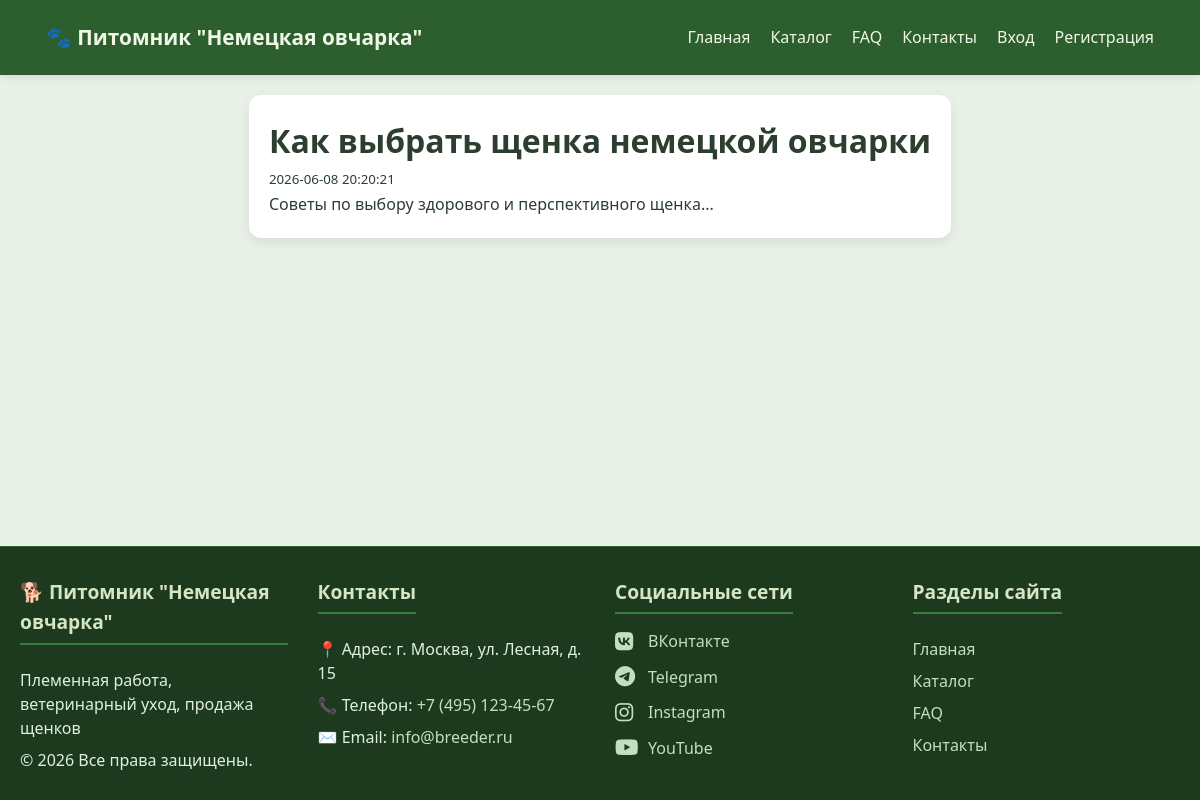
Screenshot of /blog_post.php?id=1 with the database file from the repository.
### tables this page shows
CREATE TABLE blog_posts (
    id INT AUTO_INCREMENT PRIMARY KEY,
    title VARCHAR(200) NOT NULL,
    content TEXT,
    author_id INT,
    created_at TIMESTAMP DEFAULT CURRENT_TIMESTAMP,
    updated_at TIMESTAMP DEFAULT CURRENT_TIMESTAMP ON UPDATE CURRENT_TIMESTAMP,
    FOREIGN KEY (author_id) REFERENCES users(id)
);

### config/db.php (called while the page is built, shortened)
<?php
function escape($data) {
    return htmlspecialchars($data, ENT_QUOTES, 'UTF-8');
}
?>

### blog_post.php (the view, shortened to what this page needs)
<?php require_once 'config/db.php';
$id = $_GET['id'];
$stmt = $pdo->prepare("SELECT * FROM blog_posts WHERE id = ?");
$stmt->execute([$id]);
$post = $stmt->fetch();
?>
<!DOCTYPE html>
<html>
    <head>
        <link rel="stylesheet" href="assets/css/style.css">
    </head>
<body>
<?php include 'nav.inc.php'; ?>
    <div class="container">
        <div class="card">
            <h1><?= escape($post['title']) ?></h1>
            <small><?= $post['created_at'] ?></small>
            <p><?= nl2br(escape($post['content'])) ?></p>
        </div>
    </div>
<?php include 'footer.inc.php'; ?>
</body>
</html>

### assets/css/style.css (style rules this page uses)
* { margin: 0; padding: 0; box-sizing: border-box; }
html, body { height: 100%; }
body { font-family: 'Segoe UI', Tahoma, Geneva, Verdana, sans-serif; background: #e8f0e8; color: #2c3e2f; line-height: 1.6; display: flex; flex-direction: column; }
.container { max-width: 1200px; margin: 0 auto; padding: 0 20px; flex: 1; }
.card { background: #ffffff; border-radius: 12px; box-shadow: 0 4px 12px rgba(0, 32, 0, 0.08); padding: 20px; margin-bottom: 20px; transition: box-shadow 0.2s; }

### rows the page displays
blog_posts: title "Как выбрать щенка немецкой овчарки", created_at "2026-06-08 20:20:21", content "Советы по выбору здорового и перспективного щенка..."
